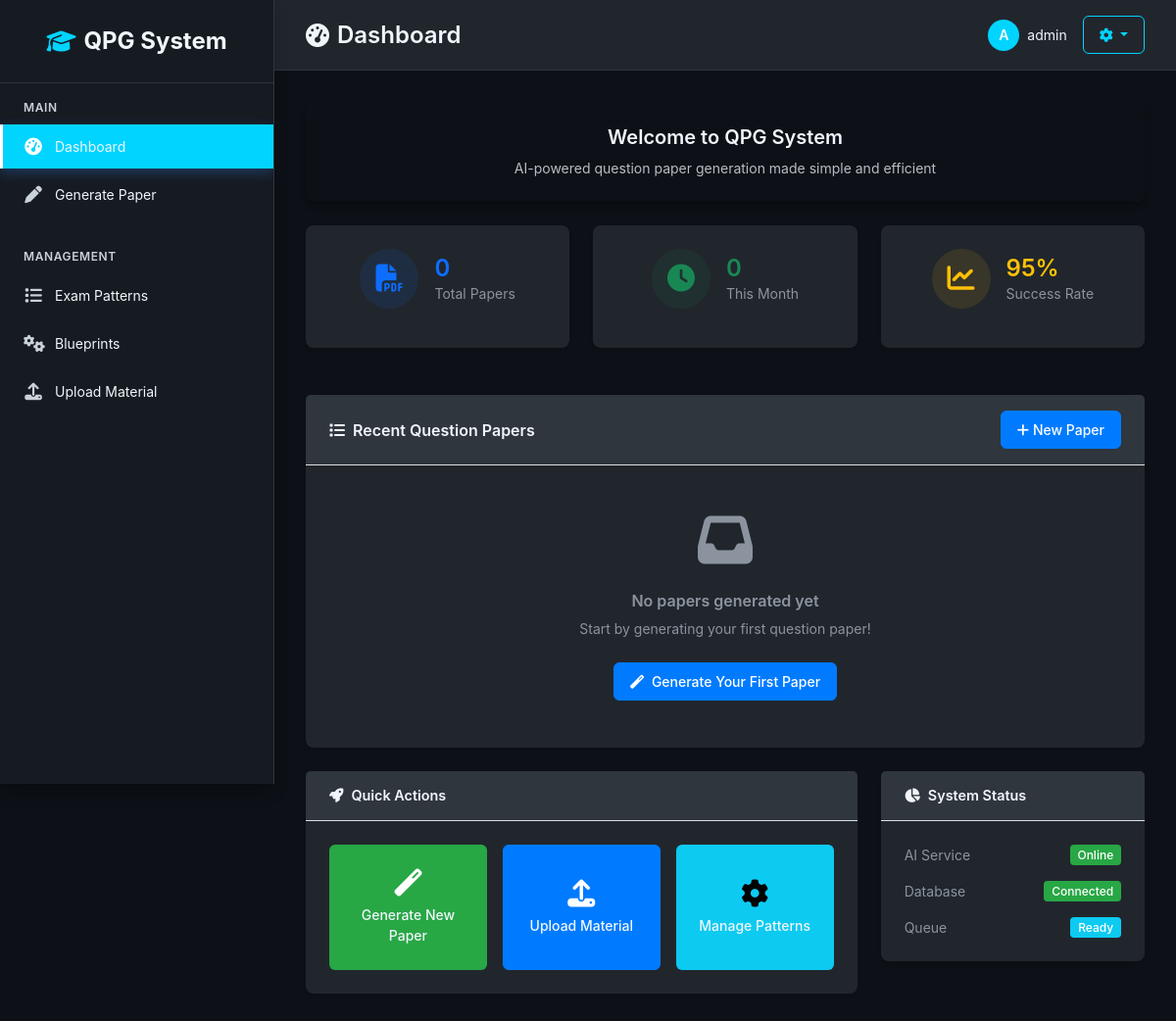
Page /dashboard/ (signed in) on the earlier database version.
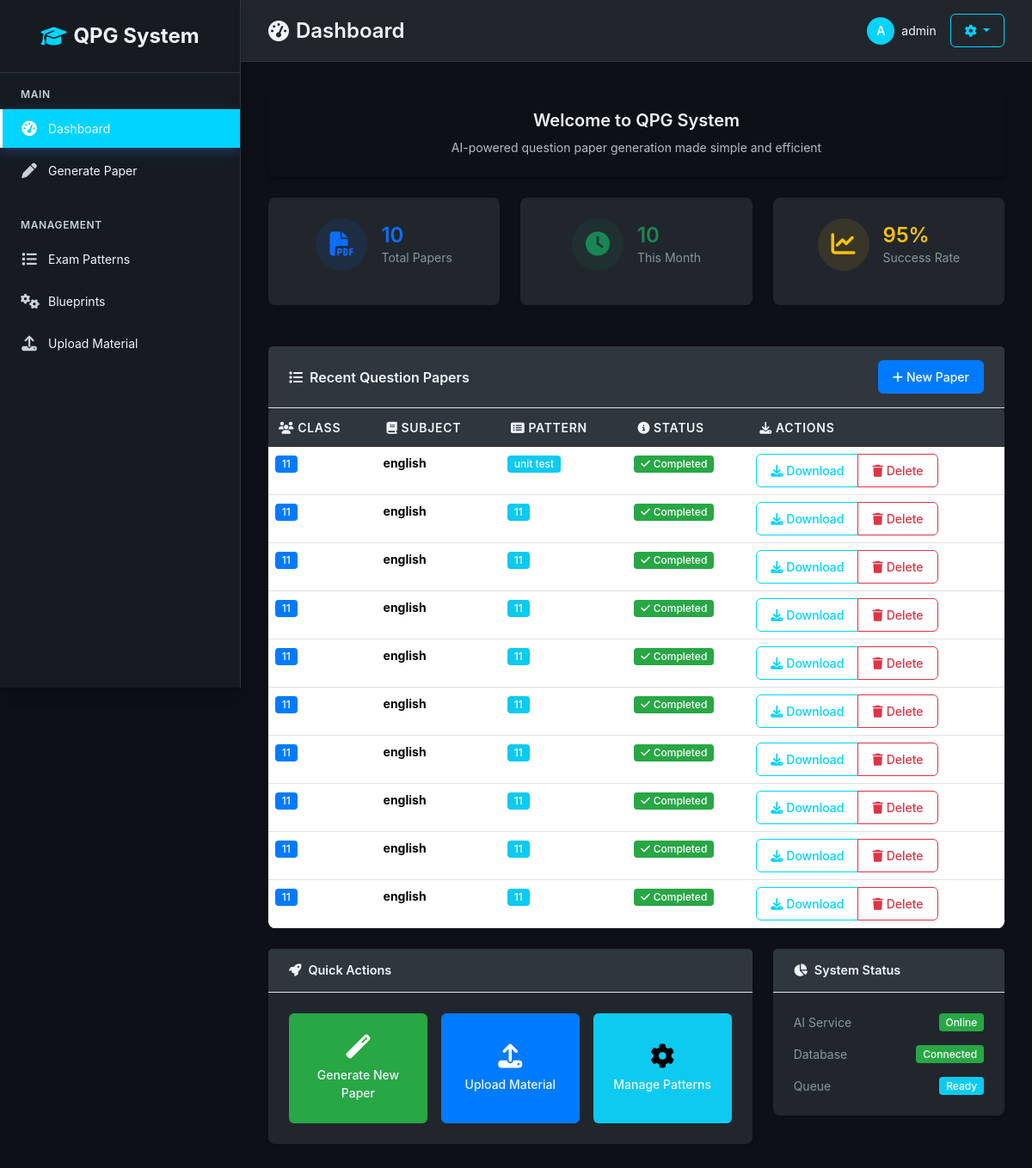
Same page on the later database version.
### core/models.py (models this page shows, shortened)
class QuestionPaper(models.Model):
    class_name = models.CharField(max_length=10)   # "11-A"
    subject = models.CharField(max_length=50)      # "Biology"
    pattern = models.ForeignKey(ExamPattern, on_delete=models.CASCADE)
    chapters = models.JSONField()                  # ["4","5","6"]
    difficulty = models.CharField(max_length=20, default="Medium")
    file = models.FileField(upload_to="question_papers/", blank=True, null=True)
    status = models.CharField(max_length=20, default="queued")  # queued/generating/done/cancelled
    task_id = models.CharField(max_length=255, blank=True, null=True)  # Celery task ID
    created_by = models.ForeignKey(User, on_delete=models.SET_NULL, null=True)
    created_at = models.DateTimeField(auto_now_add=True)

class ExamPattern(models.Model):
    name = models.CharField(max_length=100)   # e.g. "Half-Yearly"
    description = models.TextField(blank=True)
    sections = models.JSONField()             # [{"name":"A","questions":10,"marks":1}, ...]
    created_by = models.ForeignKey(User, on_delete=models.SET_NULL, null=True)
    created_at = models.DateTimeField(auto_now_add=True)

### core/views.py (the view)
# urls.py: path("dashboard/", views.dashboard_view, name="dashboard"),
@login_required(login_url='login')
def dashboard_view(request):
    papers = QuestionPaper.objects.all().order_by("-created_at")[:10]
    return render(request, "dashboard.html", {"papers": papers})

### core/templates/dashboard.html (shortened to what this page needs)
{% extends "base.html" %}
{% block page_icon %}tachometer-alt{% endblock %}
{% block page_title %}Dashboard{% endblock %}
{% block content %}
<div class="row mb-4">
  <div class="col-12">
    <div class="card border-0 bg-gradient-primary text-white" style="background: linear-gradient(135deg, var(--accent-primary), var(--accent-secondary)) !important;">
      <div class="card-body text-center py-4">
        <h3 class="mb-2">Welcome to QPG System</h3>
        <p class="mb-0 opacity-75">AI-powered question paper generation made simple and efficient</p>
      </div>
    </div>
  </div>
</div>
<div class="row mb-4">
  <div class="col-md-4 mb-4">
    <div class="card text-center h-100 border-0 shadow-sm">
      <div class="card-body">
        <div class="d-flex align-items-center justify-content-center mb-3">
          <div class="bg-primary bg-opacity-10 rounded-circle p-3 me-3">
            <i class="fas fa-file-pdf fa-2x text-primary"></i>
          </div>
          <div class="text-start">
            <h2 class="mb-0 text-primary">{{ papers|length }}</h2>
            <p class="text-muted mb-0">Total Papers</p>
          </div>
        </div>
      </div>
    </div>
  </div>
  <div class="col-md-4 mb-4">
    <div class="card text-center h-100 border-0 shadow-sm">
      <div class="card-body">
        <div class="d-flex align-items-center justify-content-center mb-3">
          <div class="bg-success bg-opacity-10 rounded-circle p-3 me-3">
            <i class="fas fa-clock fa-2x text-success"></i>
          </div>
          <div class="text-start">
            <h2 class="mb-0 text-success">{{ papers|length }}</h2>
            <p class="text-muted mb-0">This Month</p>
          </div>
        </div>
      </div>
    </div>
  </div>
  <div class="col-md-4 mb-4">
    <div class="card text-center h-100 border-0 shadow-sm">
      <div class="card-body">
        <div class="d-flex align-items-center justify-content-center mb-3">
          <div class="bg-warning bg-opacity-10 rounded-circle p-3 me-3">
            <i class="fas fa-chart-line fa-2x text-warning"></i>
          </div>
          <div class="text-start">
            <h2 class="mb-0 text-warning">95%</h2>
            <p class="text-muted mb-0">Success Rate</p>
          </div>
        </div>
      </div>
    </div>
  </div>
</div>
<div class="card border-0 shadow-sm">
  <div class="card-header border-bottom">
    <div class="d-flex justify-content-between align-items-center">
      <h5 class="mb-0"><i class="fas fa-list me-2"></i>Recent Question Papers</h5>
      <a href="/generate/" class="btn btn-sm btn-primary">
        <i class="fas fa-plus me-1"></i>New Paper
      </a>
    </div>
  </div>
  <div class="card-body p-0">
    {% if papers %}
      <div class="table-responsive">
        <table class="table table-hover mb-0">
          <thead class="table-light">
            <tr>
              <th class="border-0"><i class="fas fa-users me-1"></i>Class</th>
              <th class="border-0"><i class="fas fa-book me-1"></i>Subject</th>
              <th class="border-0"><i class="fas fa-list-alt me-1"></i>Pattern</th>
              <th class="border-0"><i class="fas fa-info-circle me-1"></i>Status</th>
              <th class="border-0"><i class="fas fa-download me-1"></i>Actions</th>
            </tr>
          </thead>
          <tbody>
            {% for paper in papers %}
            <tr>
              <td>
                <span class="badge bg-primary">{{ paper.class_name }}</span>
              </td>
              <td>
                <strong>{{ paper.subject }}</strong>
              </td>
              <td>
                <span class="badge bg-info">{{ paper.pattern.name }}</span>
              </td>
              <td>
                {% if paper.status == 'done' %}
                  <span class="badge bg-success">
                    <i class="fas fa-check me-1"></i>Completed
                  </span>
                {% elif paper.status == 'generating' %}
                  <span class="badge bg-warning">
                    <i class="fas fa-spinner fa-spin me-1"></i>Generating
                  </span>
                {% elif paper.status == 'failed' %}
                  <span class="badge bg-danger">
                    <i class="fas fa-exclamation-triangle me-1"></i>Failed
                  </span>
                {% elif paper.status == 'cancelled' %}
                  <span class="badge bg-secondary">
                    <i class="fas fa-ban me-1"></i>Cancelled
                  </span>
                {% else %}
                  <span class="badge bg-secondary">{{ paper.status }}</span>
                {% endif %}
              </td>
              <td>
                <div class="btn-group" role="group">
                  {% if paper.file %}
                    <a href="{{ paper.file.url }}" class="btn btn-sm btn-outline-primary">
                      <i class="fas fa-download me-1"></i>Download
                    </a>
                  {% elif paper.status == 'failed' %}
                    <a href="{% url 'retry_paper' paper.id %}" class="btn btn-sm btn-outline-warning"
                       onclick="return confirm('Are you sure you want to retry this question paper generation?')">
                      <i class="fas fa-redo me-1"></i>Retry
                    </a>
                  {% else %}
                    <span class="text-muted me-2">—</span>
                  {% endif %}
                  <a href="{% url 'delete_paper' paper.id %}" class="btn btn-sm btn-outline-danger"
                     onclick="return confirmDelete('{{ paper.status }}')">
                    <i class="fas fa-trash me-1"></i>Delete
                  </a>
                </div>
              </td>
            </tr>
            {% endfor %}
          </tbody>
        </table>
      </div>
    {% else %}
      <div class="text-center py-5">
        <div class="mb-4">
          <i class="fas fa-inbox fa-4x text-muted"></i>
        </div>
        <h5 class="text-muted mb-2">No papers generated yet</h5>
        <p class="text-muted mb-4">Start by generating your first question paper!</p>
        <a href="/generate/" class="btn btn-primary btn-lg">
          <i class="fas fa-magic me-2"></i>Generate Your First Paper
        </a>
      </div>
    {% endif %}
  </div>
</div>
<div class="row mt-4">
  <div class="col-md-8">
    <div class="card border-0 shadow-sm">
      <div class="card-header border-bottom">
        <h6 class="mb-0"><i class="fas fa-rocket me-2"></i>Quick Actions</h6>
      </div>
      <div class="card-body">
        <div class="row g-3">
          <div class="col-md-4">
            <a href="/generate/" class="btn btn-success w-100 h-100 d-flex flex-column align-items-center justify-content-center py-4">
              <i class="fas fa-magic fa-2x mb-2"></i>
              <span>Generate New Paper</span>
            </a>
          </div>
          <div class="col-md-4">
            <a href="/upload/" class="btn btn-primary w-100 h-100 d-flex flex-column align-items-center justify-content-center py-4">
              <i class="fas fa-upload fa-2x mb-2"></i>
              <span>Upload Material</span>
            </a>
          </div>
          <div class="col-md-4">
            <a href="/patterns/" class="btn btn-info w-100 h-100 d-flex flex-column align-items-center justify-content-center py-4">
              <i class="fas fa-cog fa-2x mb-2"></i>
              <span>Manage Patterns</span>
            </a>
          </div>
        </div>
      </div>
    </div>
  </div>
  <div class="col-md-4">
    <div class="card border-0 shadow-sm">
      <div class="card-header border-bottom">
        <h6 class="mb-0"><i class="fas fa-chart-pie me-2"></i>System Status</h6>
      </div>
      <div class="card-body">
        <div class="d-flex justify-content-between align-items-center mb-3">
          <span class="text-muted">AI Service</span>
          <span class="badge bg-success">Online</span>
        </div>
        <div class="d-flex justify-content-between align-items-center mb-3">
          <span class="text-muted">Database</span>
          <span class="badge bg-success">Connected</span>
        </div>
        <div class="d-flex justify-content-between align-items-center">
          <span class="text-muted">Queue</span>
          <span class="badge bg-info">Ready</span>
        </div>
      </div>
    </div>
  </div>
</div>
{% endblock %}

### core/templates/base.html (shortened to what this page needs)
<!DOCTYPE html>
<html lang="en">
<head>
    <link href="https://cdn.jsdelivr.net/npm/bootstrap@5.3.2/dist/css/bootstrap.min.css" rel="stylesheet">
    <link href="https://cdnjs.cloudflare.com/ajax/libs/font-awesome/6.4.0/css/all.min.css" rel="stylesheet">
</head>
<body>
    {% if user.is_authenticated %}
        <div class="sidebar" id="sidebar">
            <div class="sidebar-header">
                <a href="{% url 'dashboard' %}" class="sidebar-brand">
                    <i class="fas fa-graduation-cap"></i>
                    <span>QPG System</span>
                </a>
            </div>
            <nav class="sidebar-nav">
                <div class="nav-section">
                    <div class="nav-section-title">Main</div>
                    <div class="nav-item">
                        <a href="{% url 'dashboard' %}" class="nav-link {% if request.resolver_match.url_name == 'dashboard' %}active{% endif %}">
                            <i class="fas fa-tachometer-alt"></i>
                            <span>Dashboard</span>
                        </a>
                    </div>
                    <div class="nav-item">
                        <a href="{% url 'generate' %}" class="nav-link {% if request.resolver_match.url_name == 'generate' %}active{% endif %}">
                            <i class="fas fa-pen"></i>
                            <span>Generate Paper</span>
                        </a>
                    </div>
                </div>
                <div class="nav-section">
                    <div class="nav-section-title">Management</div>
                    <div class="nav-item">
                        <a href="{% url 'patterns' %}" class="nav-link {% if request.resolver_match.url_name == 'patterns' %}active{% endif %}">
                            <i class="fas fa-list"></i>
                            <span>Exam Patterns</span>
                        </a>
                    </div>
                    <div class="nav-item">
                        <a href="{% url 'blueprint_list' %}" class="nav-link {% if 'blueprint' in request.resolver_match.url_name %}active{% endif %}">
                            <i class="fas fa-cogs"></i>
                            <span>Blueprints</span>
                        </a>
                    </div>
                    <div class="nav-item">
                        <a href="{% url 'upload' %}" class="nav-link {% if request.resolver_match.url_name == 'upload' %}active{% endif %}">
                            <i class="fas fa-upload"></i>
                            <span>Upload Material</span>
                        </a>
                    </div>
                </div>
            </nav>
        </div>
        <div class="main-content" id="mainContent">
            <div class="top-bar">
                <div class="page-title">
                    <i class="fas fa-{% block page_icon %}tachometer-alt{% endblock %}"></i>
                    <span>{% block page_title %}Dashboard{% endblock %}</span>
                </div>
                <div class="user-menu">
                    <div class="user-info">
                        <div class="user-avatar">
                            {{ user.username|first|upper }}
                        </div>
                        <span>{{ user.username }}</span>
                    </div>
                    <div class="dropdown">
                        <button class="btn btn-outline-primary btn-sm dropdown-toggle" type="button" data-bs-toggle="dropdown">
                            <i class="fas fa-cog"></i>
                        </button>
                    </div>
                </div>
            </div>
            <div class="content-area">
                {% block content %}
                {% endblock %}
            </div>
        </div>
    {% endif %}
</body>
</html>

Differences in the rows shown:
added QuestionPaper: class_name "11", subject "english", pattern.name "unit test", status "done" (drawn)
added QuestionPaper: class_name "11", subject "english", pattern.name "11", status "done" (drawn)
added QuestionPaper: class_name "11", subject "english", pattern.name "11", status "done" (drawn)
added QuestionPaper: class_name "11", subject "english", pattern.name "11", status "done" (drawn)
added QuestionPaper: class_name "11", subject "english", pattern.name "11", status "done" (drawn)
added QuestionPaper: class_name "11", subject "english", pattern.name "11", status "done" (drawn)
added QuestionPaper: class_name "11", subject "english", pattern.name "11", status "done" (drawn)
added QuestionPaper: class_name "11", subject "english", pattern.name "11", status "done" (drawn)
added QuestionPaper: class_name "11", subject "english", pattern.name "11", status "done" (drawn)
added QuestionPaper: class_name "11", subject "english", pattern.name "11", status "done" (drawn)
Other differences:
{{ papers|length }}: "0" → "10"
text no longer shown: "No papers generated yet Start by generating your first question paper! Generate Your First Paper"
text now shown: "CLASS SUBJECT PATTERN STATUS ACTIONS"
